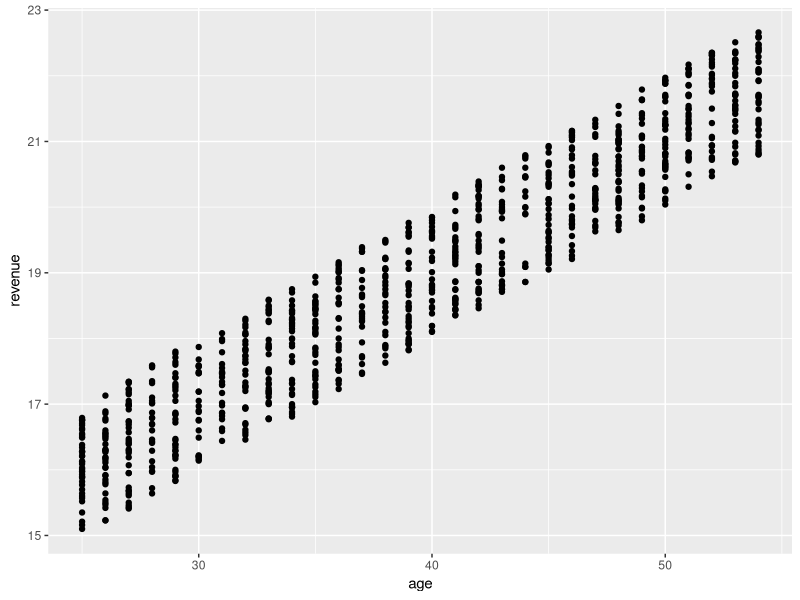
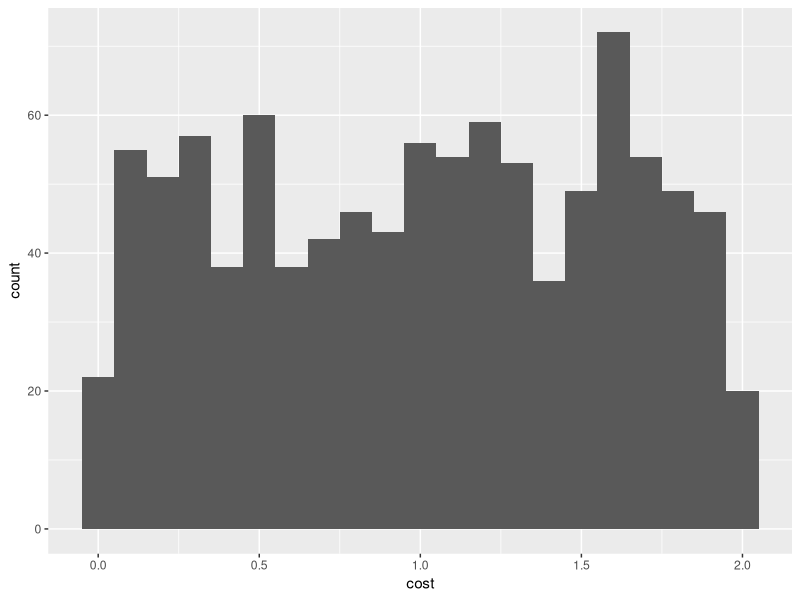

These figures' R source, in order:
## ---- chunk 1
options(warn = -1) 
knitr::opts_chunk$set(echo = TRUE)
## ---- chunk 2
rm(list=ls())
## ---- chunk 3
library('dplyr')
library('ggplot2')
## ---- chunk 4
ads <- read.csv('data1.csv')
## ---- chunk 5
colnames(ads)
## ---- chunk 6
nrow(ads)
## ---- chunk 7
summary(ads)
## ---- chunk 8
sum(ads$conversion)
## ---- chunk 9
expensive.ads<- ads[(ads$cost > 1)& (ads$channel=='display'),]
## ---- chunk 10
sum(expensive.ads$cost)
## ---- chunk 11
ads$profit <- ads$revenue - ads$cost
sum(ads$profit)
## ---- chunk 12
channel.per <- ads %>% group_by(channel) %>% summarise(total.impressions=n(), total.conversions=sum(conversion), total.cost=sum(cost))
print(channel.per)
## ---- chunk 13
customers <- read.csv('data2.csv')
merged <- merge(ads,customers,by="id")
## ---- chunk 14
reg1 <- lm(revenue~age, data=merged)
print(reg1)
## ---- chunk 15
summary(reg1)
## ---- chunk 16
predict(reg1, newdata = data.frame(age = c(38)))
## ---- chunk 17
reg2 <- glm(conversion~type, data=merged, family='binomial')
print(reg2)
## ---- chunk 18
reg2 <- glm(conversion~type, data=merged, family='binomial')
summary(reg2)
## ---- chunk 19
adA <- merged[merged$type=='A',]
adB <- merged[merged$type=='B',]
t.test(adA$conversion,adB$conversion)
## ---- chunk 20
ggplot(merged, aes(age, revenue)) + geom_point()
## ---- chunk 21
ggplot(merged, aes(cost)) + geom_histogram(binwidth=.1)
